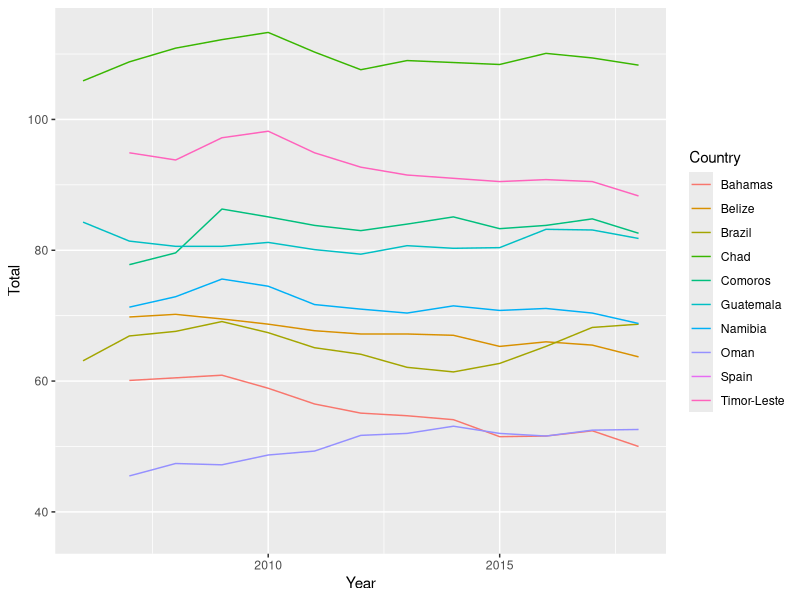
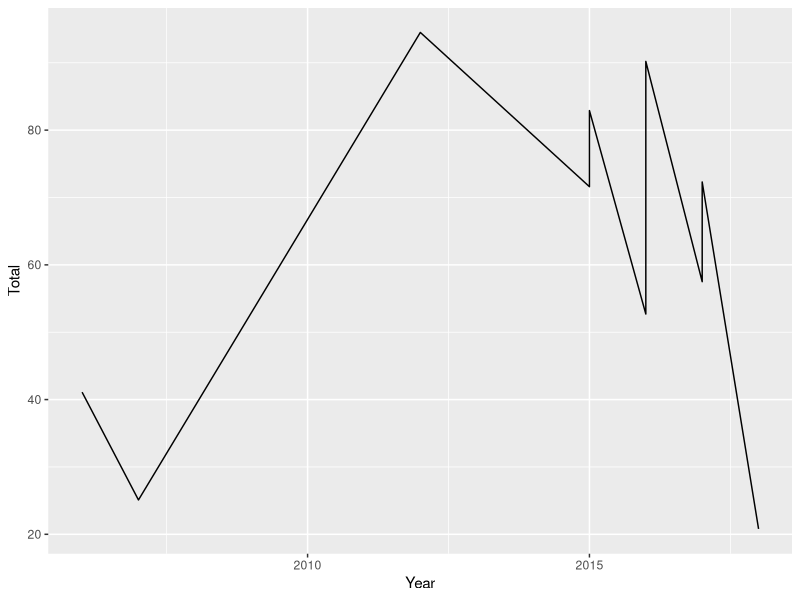
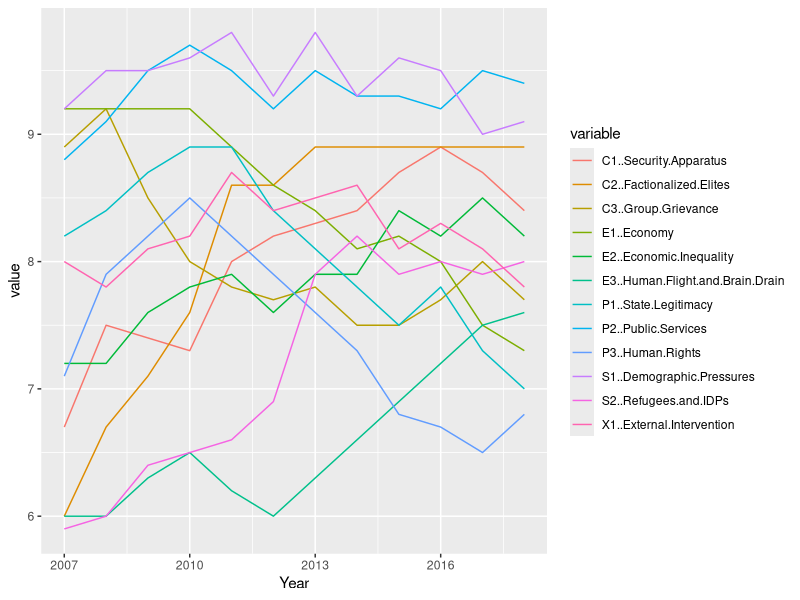
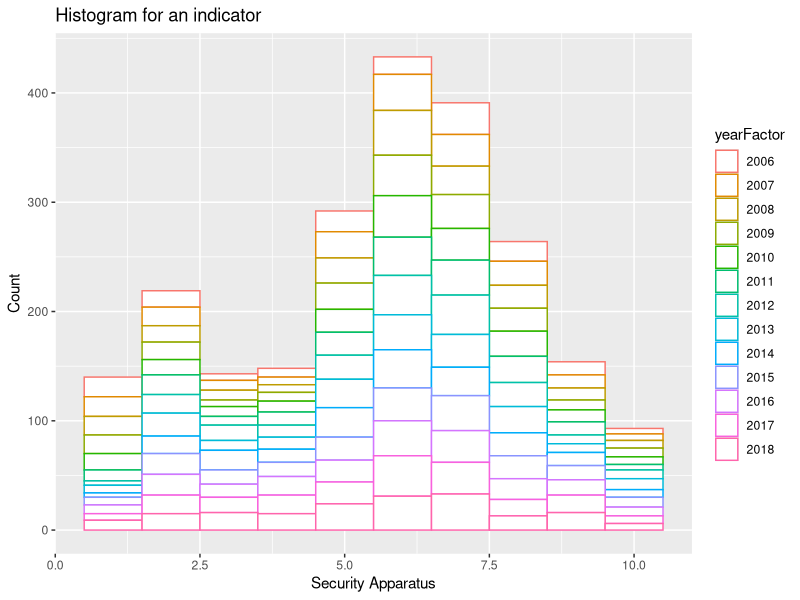
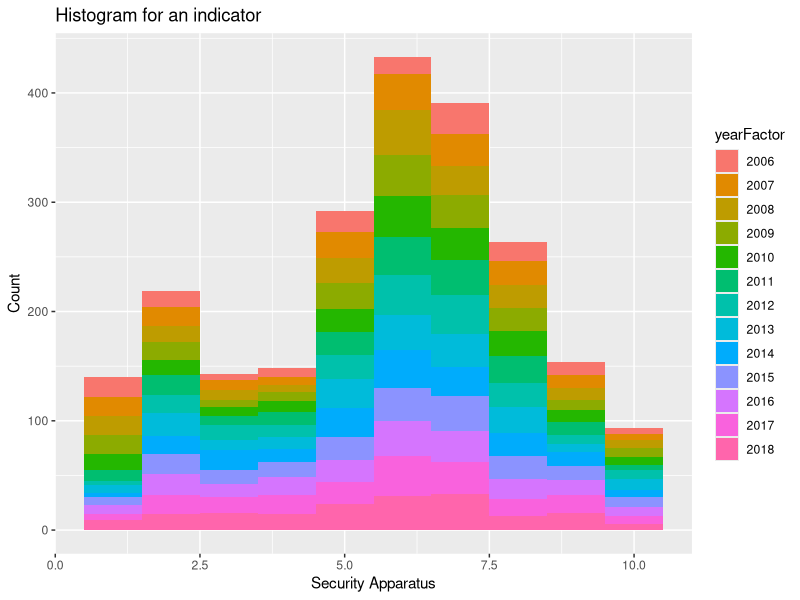
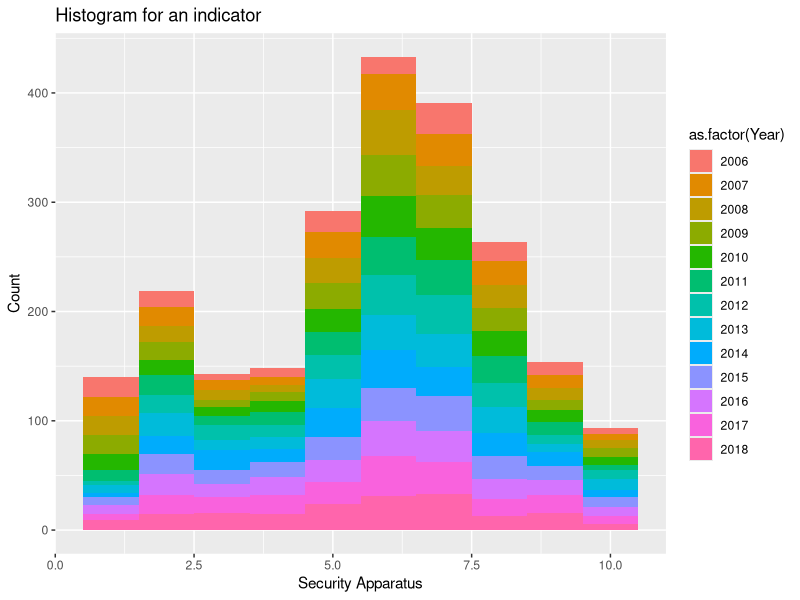

These charts were generated, in order, by the following R code:
#Problem No. 1
#----------------------------------------------------------------------------
#To setting up the directory

setwd("C:\\Users\\HP\\Documents\\R Lecture\\")

#read the data with the CSV command.
#read.csv('')

#read the data with the table command.

dataFile=read.csv('Book1.csv',sep=',', header = TRUE)
## Load the package
library(ggplot2)
library(splines)

dataFile
#Check the structure of the data table loaded
str(dataFile)
# general objective is to summarize the dataset 
summary(dataFile)


#FFP is focused on understanding and addressing issues of violent conflict, 
#state fragility, and security and human rights.
#dataFile[!is.na(dataFile)]
#na.omit(dataFile)
#str(head(dataFile, 10))

#library(sqldf)
#DF <- read.csv.sql("Book1.csv", sql = "select * from file order by random() limit 10")
#DF

#RowsInCSV = 2277 #Or however many rows there are

#List <- lapply(1:10, function(x) read.csv("YourFile.csv", nrows=1, skip = sample(1, RowsInCSV), header=F)
#DF = do.call(rbind, List)

#sampleyears <- sample(dataFile$Year,10)
#sampleyears
#newdata <- subset(dataFile, dataFile$sampleyears %in% dataFile)
#newdata


#Problem No. 2
#----------------------------------------------------------------------------
#sample(as.character(unique(dataFile$Country)), 10)
countries=sample(as.character(unique(dataFile$Country)), 10)
#as.character(dataFile$Country) %in% countries
countriesData=dataFile[dataFile$Country %in% countries,]
#countriesData
qplot(Year, Total, data=countriesData, color=Country, geom="line")

#---------------------------------------------------------------------------
#Reference: https://stackoverflow.com/questions/22261082/load-a-small-random-sample-from-a-large-csv-file-into-r-data-frame/22261345#22261345
#Load a small random sample from a large csv file into R data frame
#Install Sqldf package in R
#install.packages("sqldf")
library("sqldf")
require(sqldf)
DF <- read.csv.sql("Book1.csv", sql = "select * from file order by random() limit 10")
DF

qplot(Year, Total, data=DF, geom="line")




#Activities for #Problem No. 4
#----------------------------------------------------------------------------
#Generate a line plot of all of the indicators of a single country (NOTE: Use the function melt in package reshape2 to re-shape the dataset for a suitable form, see next slide). 
#https://stackoverflow.com/questions/9761192/r-could-not-find-function-melt
#R - could not find function 'melt()' [duplicate]
#install.packages("reshape2")
#install.packages("reshape")

library(reshape2)
#library(reshape)
data <- data.frame(country=c("Togo","Mauritania","Togo","Mauritania"),
                   year=c("2006","2006","2018","2018"),
                   c1=c(8.1,7.6),
                   c2=c(7.8,7.9))
data

melt(data, id.vars=c("country","year"), measure.vars=c("c1","c2"))

#Problem No. 4
library(reshape2)
DF4=melt(dataFile, id.vars=c("Country","Year"), measure.vars=c("C1..Security.Apparatus",
                                                               "C2..Factionalized.Elites",
                                                               "C3..Group.Grievance",
                                                               "E1..Economy",
                                                               "E2..Economic.Inequality",
                                                               "E3..Human.Flight.and.Brain.Drain",
                                                               "P1..State.Legitimacy",
                                                               "P2..Public.Services",
                                                               "P3..Human.Rights",
                                                               "S1..Demographic.Pressures",
                                                               "S2..Refugees.and.IDPs",
                                                               "X1..External.Intervention"))

selectCountry=sample(as.character(trimws(unique(DF4$Country))),1)
#selectCountry=sample(as.character(unique(DF4$Country)), 1)
selectCountry
newData=DF4[DF4$Country %in% selectCountry,]
newData
#str(DF4)
#DFCheck=DF4[1]
#DFCheck
qplot(Year,value, data=newData, geom="line", color=variable)

#04.12.2018
#Problem 3
#Generate a histogram of an indicator of your preference for 
#all countries showing with color the count of countries on 
#each bin per year
#----------------------------------------------------------------------------
NewDataforHist=dataFile[,c(1,2,5)]
yearFactor=as.factor(NewDataforHist$Year)
yearFactor
str(yearFactor)
str(NewDataforHist)
qplot(C1..Security.Apparatus, xlab="Security Apparatus", 
      data=NewDataforHist, geom="histogram",
      main = "Histogram for an indicator", 
      binwidth=1, color=yearFactor, ylab="Count", fill=I('white'))

qplot(C1..Security.Apparatus, xlab="Security Apparatus", 
      data=NewDataforHist, geom="histogram",
      main = "Histogram for an indicator", 
      binwidth=1, ylab="Count", fill=yearFactor)

qplot(C1..Security.Apparatus, xlab="Security Apparatus", 
      data=dataFile, geom="histogram",
      main = "Histogram for an indicator", 
      binwidth=1, ylab="Count", fill=as.factor(Year))
